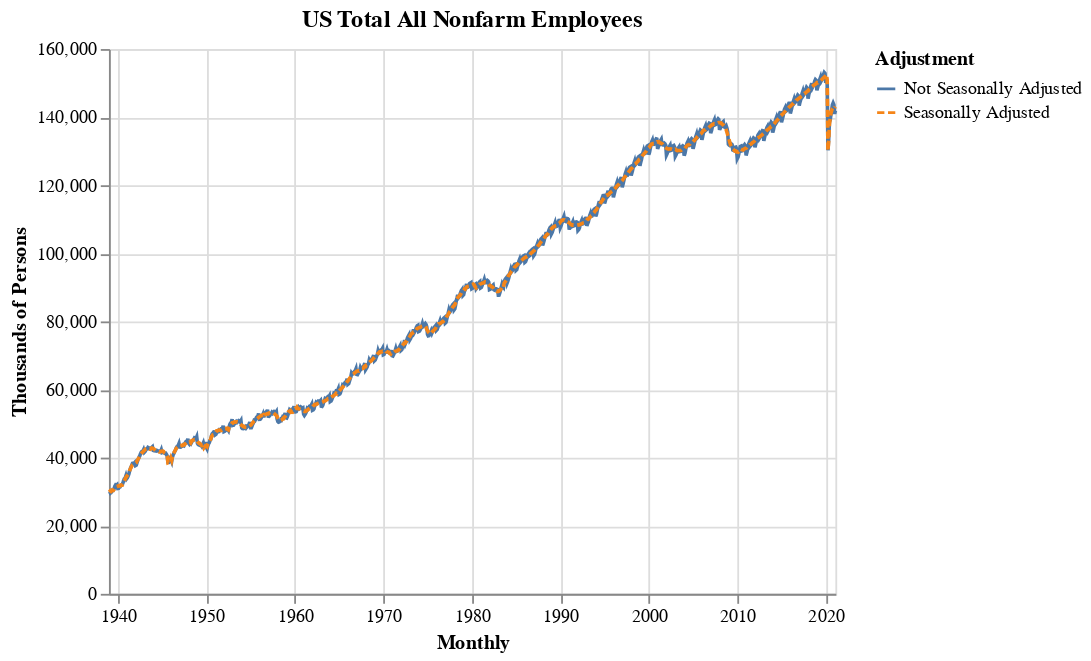

Here is the notebook cell this chart was saved with:
### Code cell
alt.Chart(emp_df).mark_line().encode(
    x=alt.X('date:T', axis = alt.Axis(title="Monthly")),
    y=alt.Y('persons:Q', axis = alt.Axis(title="Thousands of Persons")),
    color=alt.Color('type:N', legend = alt.Legend(title="Adjustment")),
    strokeDash='type',
).properties(
    title = "US Total All Nonfarm Employees"
)

### Figure 1 — Vega-Lite specification as saved in the notebook (floating-point values rounded to 4 significant figures; data arrays with more than 128 entries replaced by an {"elided": "..."} marker saying what was removed)
{"config": {"view": {"continuousWidth": 400, "continuousHeight": 300}}, "data": {"name": "data-81029c42cf9edfd764f532daa4633719"}, "mark": "line", "encoding": {"color": {"type": "nominal", "field": "type", "legend": {"title": "Adjustment"}}, "strokeDash": {"type": "nominal", "field": "type"}, "x": {"type": "temporal", "axis": {"title": "Monthly"}, "field": "date"}, "y": {"type": "quantitative", "axis": {"title": "Thousands of Persons"}, "field": "persons"}}, "title": "US Total All Nonfarm Employees", "$schema": "https://vega.github.io/schema/vega-lite/v4.8.1.json", "datasets": {"data-81029c42cf9edfd764f532daa4633719": {"elided": "1972 records"}}}
